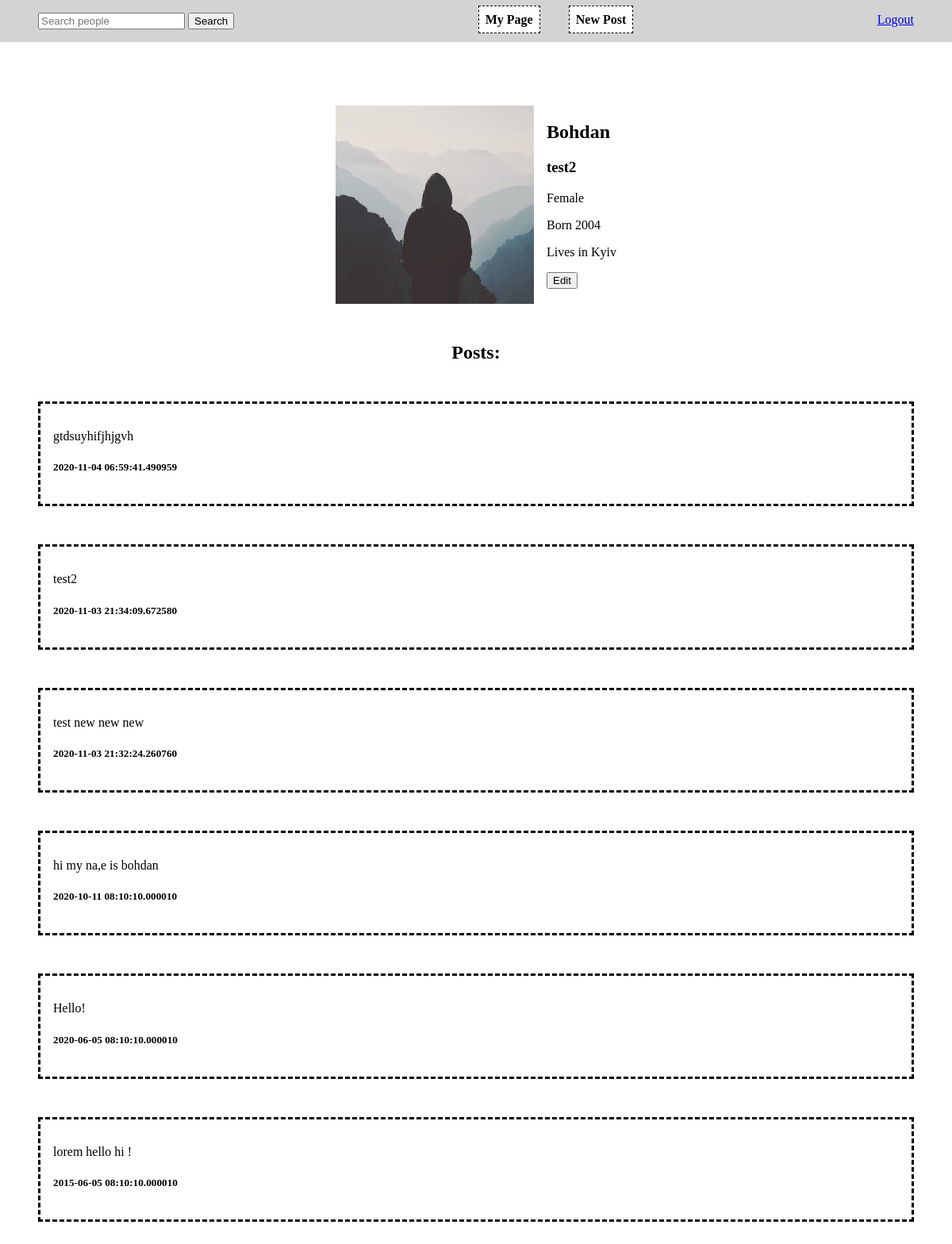
The app's page / (signed in) with its own data.
### social_network/models.py (models this page shows, shortened)
class User(db.Model, UserMixin):
    id = db.Column(db.Integer, primary_key=True)
    username = db.Column(db.String(32), unique=True, nullable=False)
    password = db.Column(db.String(64), nullable=False)
    image_file = db.Column(db.String(32), nullable=False,
                           default="default_profile.jpg")
    name = db.Column(db.String(64), unique=True, nullable=False)
    gender = db.Column(
        db.Boolean(), nullable=False, default=False)
    city = db.Column(db.String(32), nullable=False)
    born = db.Column(
        db.Integer)
    posts = db.relationship("Post", backref="author")
    friendship = db.relationship(
        "Friendship", foreign_keys='Friendship.user1_id', backref="friend")
    friendship = db.relationship(
        "Friendship", foreign_keys='Friendship.user2_id', backref="friend")

class Post(db.Model):
    id = db.Column(db.Integer, primary_key=True)
    text = db.Column(db.String(256), nullable=False)
    date_created = db.Column(
        db.DateTime, nullable=False, default=datetime.utcnow)
    user_id = db.Column(db.Integer, db.ForeignKey("user.id"), nullable=False)

### social_network/main/routes.py (the view)
@main.route("/")
@login_required
def mypage():
    return render_template(
        "main/my_page.html",
        user=User.query.get(current_user.id),
        posts=Post.query.filter_by(
            user_id=current_user.id
        ).order_by(
            Post.date_created.desc()
        )
    )

### social_network/models.py (called while the page is built)
@login_manager.user_loader
def load_user(user_id):
    return User.query.get(int(user_id))

### social_network/templates/main/my_page.html
{% extends 'layout.html' %} {% block content %}
<section class="info">
    <img src="../../static/img/{{ user.image_file }}">
    <div class="infofiels">
        <h1>{{user.name}}</h1>
        <h3>{{user.username}}</h3>
        <p>{% if user.gender %} Male {% else %} Female {% endif %}</p>
        <p>Born {{user.born}}</p>
        <p>Lives in {{user.city}}</p>
        <button onclick="location.href='{{ url_for('users.edit') }}'">Edit</button>
    </div>
</section>
<section class="posts">
    <h1>Posts: </h1>
    {% for p in posts %}
    <div style="text-align: left; border: dashed black; padding: 1em; margin: 3em;">
        <p>{{p.text}}</p>
        <h5>{{p.date_created}}</h5>
    </div>
    {% endfor %}
</section>
{% endblock content %}

### social_network/templates/layout.html (shortened to what this page needs)
<!DOCTYPE html>
<html>
<head>
    <link rel="stylesheet" type="text/css" href="{{ url_for('static', filename = 'main.css') }}">
</head>
<body>
    <nav>
        <form>
            <input type="search" placeholder="Search people" aria-label="Search">
            <input type="submit" value="Search">
        </form>
        <div>
            <a class="btn" href="{{ url_for('main.mypage') }}">My Page</a>
            <a class="btn" href="{{ url_for('main.newpost') }}">New Post</a>
        </div>
        <div>
            {% if current_user.is_authenticated %}
            <a href="{{ url_for('users.logout') }}">Logout</a> {% else %}
            <a href="{{ url_for('users.login') }}">Login</a>
            <a href="{{ url_for('users.register') }}">Register</a> {% endif %}
        </div>
    </nav>
    <div id="content">
        {% block content %} {% endblock content%}
    </div>
</body>
</html>

### social_network/static/main.css (style rules this page uses)
body { margin: 0; padding: 0; }
nav { display: flex; justify-content: space-between; padding: 1em 3em; background-color: lightgrey; margin-bottom: 5em; }
.btn { font-weight: bold; text-decoration: none; color: black; background-color: white; padding: 0.5em; margin: 1em; border: 0.1em dashed black; }
.info { display: flex; justify-content: center; }
.infofiels { padding-left: 1em; }
.posts { margin-top: 3em; text-align: center; }
form { text-align: center; }

### records on screen
User: image_file (placeholder picture), name "Bohdan", username "test2", born "2004", city "Kyiv"
Post: text "gtdsuyhifjhjgvh", date_created "2020-11-04 06:59:41.490959"
Post: text "test2", date_created "2020-11-03 21:34:09.672580"
Post: text "test new new new", date_created "2020-11-03 21:32:24.260760"
Post: text "hi my na,e is bohdan", date_created "2020-10-11 08:10:10.000010"
Post: text "Hello!", date_created "2020-06-05 08:10:10.000010"
Post: text "lorem hello hi !", date_created "2015-06-05 08:10:10.000010"
